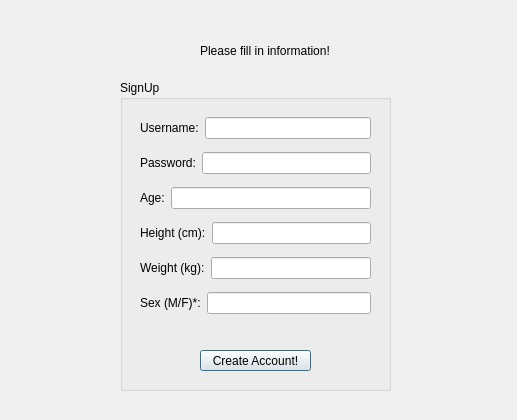
<?xml version="1.0" encoding="UTF-8"?>
<ui version="4.0">
 <class>SignUp</class>
 <widget class="QDialog" name="SignUp">
  <property name="geometry">
   <rect>
    <x>0</x>
    <y>0</y>
    <width>517</width>
    <height>420</height>
   </rect>
  </property>
  <property name="windowTitle">
   <string>Dialog</string>
  </property>
  <widget class="QGroupBox" name="groupBox_signUp">
   <property name="geometry">
    <rect>
     <x>120</x>
     <y>80</y>
     <width>271</width>
     <height>311</height>
    </rect>
   </property>
   <property name="title">
    <string>SignUp</string>
   </property>
   <widget class="QPushButton" name="pushButton_createAccount">
    <property name="geometry">
     <rect>
      <x>80</x>
      <y>270</y>
      <width>111</width>
      <height>21</height>
     </rect>
    </property>
    <property name="text">
     <string>Create Account!</string>
    </property>
   </widget>
   <widget class="QWidget" name="layoutWidget">
    <property name="geometry">
     <rect>
      <x>20</x>
      <y>30</y>
      <width>231</width>
      <height>211</height>
     </rect>
    </property>
    <layout class="QVBoxLayout" name="verticalLayout">
     <item>
      <layout class="QHBoxLayout" name="horizontalLayout">
       <item>
        <widget class="QLabel" name="label_2">
         <property name="text">
          <string>Username:</string>
         </property>
        </widget>
       </item>
       <item>
        <widget class="QLineEdit" name="lineEdit_newUsername"/>
       </item>
      </layout>
     </item>
     <item>
      <layout class="QHBoxLayout" name="horizontalLayout_2">
       <item>
        <widget class="QLabel" name="label_3">
         <property name="text">
          <string>Password:</string>
         </property>
        </widget>
       </item>
       <item>
        <widget class="QLineEdit" name="lineEdit_newPassword"/>
       </item>
      </layout>
     </item>
     <item>
      <layout class="QHBoxLayout" name="horizontalLayout_10">
       <item>
        <widget class="QLabel" name="label_10">
         <property name="text">
          <string>Age:</string>
         </property>
        </widget>
       </item>
       <item>
        <widget class="QLineEdit" name="lineEdit_newAge"/>
       </item>
      </layout>
     </item>
     <item>
      <layout class="QHBoxLayout" name="horizontalLayout_9">
       <item>
        <widget class="QLabel" name="label_9">
         <property name="text">
          <string>Height (cm):</string>
         </property>
        </widget>
       </item>
       <item>
        <widget class="QLineEdit" name="lineEdit_newHeight"/>
       </item>
      </layout>
     </item>
     <item>
      <layout class="QHBoxLayout" name="horizontalLayout_8">
       <item>
        <widget class="QLabel" name="label_8">
         <property name="text">
          <string>Weight (kg):</string>
         </property>
        </widget>
       </item>
       <item>
        <widget class="QLineEdit" name="lineEdit_newWeight"/>
       </item>
      </layout>
     </item>
     <item>
      <layout class="QHBoxLayout" name="horizontalLayout_7">
       <item>
        <widget class="QLabel" name="label_7">
         <property name="text">
          <string>Sex (M/F)*:</string>
         </property>
        </widget>
       </item>
       <item>
        <widget class="QLineEdit" name="lineEdit_newSex"/>
       </item>
      </layout>
     </item>
    </layout>
   </widget>
  </widget>
  <widget class="QLabel" name="label_CreateAccount">
   <property name="geometry">
    <rect>
     <x>200</x>
     <y>30</y>
     <width>141</width>
     <height>41</height>
    </rect>
   </property>
   <property name="text">
    <string>Please fill in information!</string>
   </property>
  </widget>
 </widget>
 <resources/>
 <connections/>
</ui>
